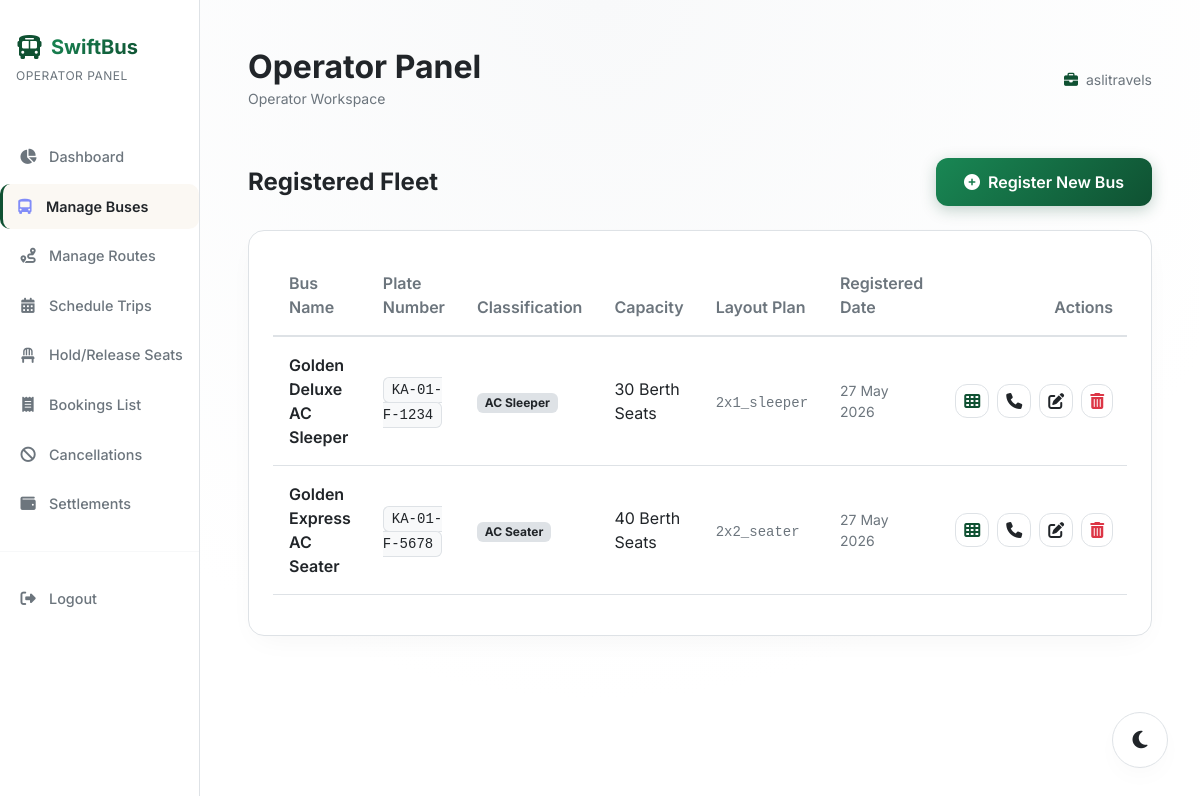
The app's page /admin/buses.php (signed in) with its own data.
### tables this page shows
CREATE TABLE buses (
    id INT AUTO_INCREMENT PRIMARY KEY,
    admin_id INT NOT NULL,
    bus_name VARCHAR(100) NOT NULL,
    bus_number VARCHAR(50) NOT NULL,
    bus_type ENUM('AC Sleeper', 'Non-AC Sleeper', 'AC Seater', 'Non-AC Seater') NOT NULL,
    total_seats INT NOT NULL,
    seat_layout_type VARCHAR(20) DEFAULT '2x2',
    status ENUM('active', 'inactive') NOT NULL DEFAULT 'active',
    discount_type ENUM('none', 'percentage', 'fixed') NOT NULL DEFAULT 'none',
    percentage DECIMAL(5,2) NOT NULL DEFAULT 0.00,
    fixed DECIMAL(10,2) NOT NULL DEFAULT 0.00,
    created_at TIMESTAMP DEFAULT CURRENT_TIMESTAMP,
    FOREIGN KEY (admin_id) REFERENCES users(id) ON DELETE CASCADE
);

### admin/buses.php (the view, shortened to what this page needs)
<?php
require_once __DIR__ . '/header.php';
$admin_id = $_SESSION['user_id'];
try {
    $stmt = $pdo->prepare("
        SELECT b.*, op.operator_name, op.contact_number, op.whatsapp_number, op.emergency_number, op.support_email
        FROM buses b
        LEFT JOIN operator_contacts op ON b.id = op.bus_id
        WHERE b.admin_id = ? AND b.status = 'active'
        ORDER BY b.created_at DESC
    ");
    $stmt->execute([$admin_id]);
    $buses = $stmt->fetchAll();
} catch (PDOException $e) {
    $buses = [];
}
?>
<div class="d-flex justify-content-between align-items-center mb-4">
    <h4 class="text-white fw-bold mb-0">Registered Fleet</h4>
    <button class="btn btn-primary-gradient" data-bs-toggle="modal" data-bs-target="#addBusModal"><i class="fa-solid fa-circle-plus me-2"></i>Register New Bus</button>
</div>
<div class="glass-card p-4">
    <?php if (count($buses) === 0): ?>
        <div class="text-center py-5 text-secondary small">
            <i class="fa-solid fa-bus-simple mb-3 d-block" style="font-size: 3rem; color: #475569;"></i>
            No vehicles registered. Add a bus to schedule operations.
        </div>
    <?php else: ?>
        <div class="table-responsive">
            <table class="table table-swift table-dark table-hover table-borderless align-middle">
                <thead>
                    <tr>
                        <th>Bus Name</th>
                        <th>Plate Number</th>
                        <th>Classification</th>
                        <th>Capacity</th>
                        <th>Layout Plan</th>
                        <th>Registered Date</th>
                        <th class="text-end">Actions</th>
                    </tr>
                </thead>
                <tbody>
                    <?php foreach ($buses as $bus): ?>
                        <tr>
                            <td><span class="fw-semibold text-white fs-6"><?= htmlspecialchars($bus['bus_name']) ?></span></td>
                            <td><span class="font-monospace px-2 py-1 rounded bg-dark border border-secondary border-opacity-30 small"><?= htmlspecialchars($bus['bus_number']) ?></span></td>
                            <td><span class="badge bg-secondary"><?= htmlspecialchars($bus['bus_type']) ?></span></td>
                            <td><?= htmlspecialchars($bus['total_seats']) ?> Berth Seats</td>
                            <td><span class="font-monospace text-secondary small"><?= htmlspecialchars($bus['seat_layout_type']) ?></span></td>
                            <td class="text-secondary small"><?= date('d M Y', strtotime($bus['created_at'])) ?></td>
                            <td class="text-end">
                                <div class="d-flex gap-2 justify-content-end align-items-center">
                                    <a href="configure_layout.php?bus_id=<?= $bus['id'] ?>" class="btn btn-secondary-glass py-1 px-2 small" title="Configure Seats"><i class="fa-solid fa-table-cells text-indigo"></i></a>
                                    <button class="btn btn-secondary-glass py-1 px-2 small operator-btn" data-id="<?= $bus['id'] ?>" data-name="<?= htmlspecialchars($bus['operator_name'] ?? '') ?>" data-phone="<?= htmlspecialchars($bus['contact_number'] ?? '') ?>" data-whatsapp="<?= htmlspecialchars($bus['whatsapp_number'] ?? '') ?>" data-emergency="<?= htmlspecialchars($bus['emergency_number'] ?? '') ?>" data-email="<?= htmlspecialchars($bus['support_email'] ?? '') ?>" data-bs-toggle="modal" data-bs-target="#operatorModal" title="Operator Contact Details"><i class="fa-solid fa-phone"></i></button>
                                    <button class="btn btn-secondary-glass py-1 px-2 small edit-bus-btn" data-id="<?= $bus['id'] ?>" data-name="<?= htmlspecialchars($bus['bus_name']) ?>" data-number="<?= htmlspecialchars($bus['bus_number']) ?>" data-type="<?= htmlspecialchars($bus['bus_type']) ?>" data-discount="<?= htmlspecialchars($bus['discount_type']) ?>" data-percentage="<?= htmlspecialchars($bus['percentage']) ?>" data-fixed="<?= htmlspecialchars($bus['fixed']) ?>" data-bs-toggle="modal" data-bs-target="#editBusModal" title="Edit Bus"><i class="fa-solid fa-pen-to-square"></i></button>
                                    <button class="btn btn-secondary-glass py-1 px-2 text-danger small delete-bus-btn" data-id="<?= $bus['id'] ?>" data-bs-toggle="modal" data-bs-target="#deleteBusModal" title="Delete Bus"><i class="fa-solid fa-trash-can"></i></button>
                                </div>
                            </td>
                        </tr>
                    <?php endforeach; ?>
                </tbody>
            </table>
        </div>
    <?php endif; ?>
</div>
<?php
require_once __DIR__ . '/footer.php';
?>

### assets/css/style.css (style rules this page uses)
:root { --bg-card: var(--card-bg); --text-main: var(--text-primary); --text-muted: var(--text-secondary); --border-glass: var(--border-color); --accent-gold-gradient: linear-gradient(135deg, #198754 0%, var(--accent-primary) 100%); --bg-glass: rgba(255, 255, 255, 0.95); --seat-available: #198754; --seat-selected: var(--accent-primary); --seat-booked: #DC3545; --seat-hold: #FFC107; --seat-disabled: #BDC3C7; --accent-indigo: var(--accent-primary); --accent-violet: #146C43; --accent-pink: var(--accent-secondary); --shadow-main: 0 10px 30px -10px rgba(0, 0, 0, 0.05); --shadow-hover: 0 15px 35px -5px rgba(15, 81, 50, 0.15); --input-bg: #FFFFFF; --text-white-fixed: #FFFFFF; --body-bg-gradient: radial-gradient(circle at 50% 0%, var(--bg-secondary) 0%, var(--bg-primary) 70%); --btn-close-filter: invert(0) grayscale(1) brightness(0); }
body { font-family: 'Inter', sans-serif; background: var(--body-bg-gradient); color: var(--text-main); min-height: 100vh; margin: 0; overflow-x: hidden; transition: background 0.3s ease, color 0.3s ease; }
.glass-card { background: var(--bg-card); border: 1px solid var(--border-glass); border-radius: 16px; box-shadow: var(--shadow-main); transition: all 0.3s cubic-bezier(0.4, 0, 0.2, 1); }
.btn-primary-gradient { background: var(--accent-gold-gradient); border: none; color: var(--text-white-fixed) !important; font-weight: 600; padding: 0.75rem 1.75rem; border-radius: 12px; box-shadow: 0 4px 15px rgba(15, 81, 50, 0.25); transition: all 0.3s ease; }
.btn-secondary-glass { background: var(--bg-card); border: 1px solid var(--border-glass); color: var(--text-main); font-weight: 500; padding: 0.75rem 1.75rem; border-radius: 12px; transition: all 0.3s ease; }
.table-swift, .table-swift.table-dark { background-color: transparent !important; --bs-table-bg: transparent !important; --bs-table-color: var(--text-main) !important; --bs-table-hover-color: var(--text-main) !important; --bs-table-hover-bg: var(--bg-secondary) !important; color: var(--text-main) !important; }
.table-swift tr { border-bottom: 1px solid var(--border-glass); }
.table-swift th { font-weight: 600; color: var(--text-muted); border-bottom: 2px solid var(--border-glass) !important; padding: 1rem; }
.table-swift td { padding: 1rem; vertical-align: middle; }
.text-white { color: var(--text-main) !important; }
.text-secondary { color: var(--text-muted) !important; }
.bg-dark { background-color: var(--bg-secondary) !important; }
.bg-secondary { background-color: var(--border-glass) !important; color: var(--text-main) !important; }
.border-secondary { border-color: var(--border-glass) !important; }
.border-opacity-30, .border-opacity-25, .border-opacity-20 { border-color: var(--border-glass) !important; }
.text-indigo { color: var(--accent-primary) !important; }
html, body { min-height: 100vh; display: flex; flex-direction: column; }

### assets/css/theme.css (style rules this page uses)
:root { --bg-primary: #FFFFFF; --bg-secondary: #F8F9FA; --card-bg: #FFFFFF; --accent-primary: #0F5132; --accent-secondary: #146C43; --text-primary: #212529; --text-secondary: #6C757D; --border-color: #DEE2E6; --success: #198754; --warning: #FFC107; --danger: #DC3545; --indigo: #0F5132; --indigo-rgb: 15, 81, 50; --border-glass: rgba(222, 226, 230, 0.5); --shadow-diffusion: 0 10px 30px -10px rgba(0,0,0,0.05); }
body { background-color: var(--bg-primary) !important; color: var(--text-primary) !important; transition: background-color 0.3s ease, color 0.3s ease; }

### records on screen
buses: bus_name "Golden Deluxe AC Sleeper", bus_number "KA-01-F-1234", bus_type "AC Sleeper", total_seats "30", seat_layout_type "2x1_sleeper", created_at "27 May 2026"
buses: bus_name "Golden Express AC Seater", bus_number "KA-01-F-5678", bus_type "AC Seater", total_seats "40", seat_layout_type "2x2_seater", created_at "27 May 2026"

### other values on screen
SYSTEM_NAME "SwiftBus"
$user['username'] "aslitravels"
